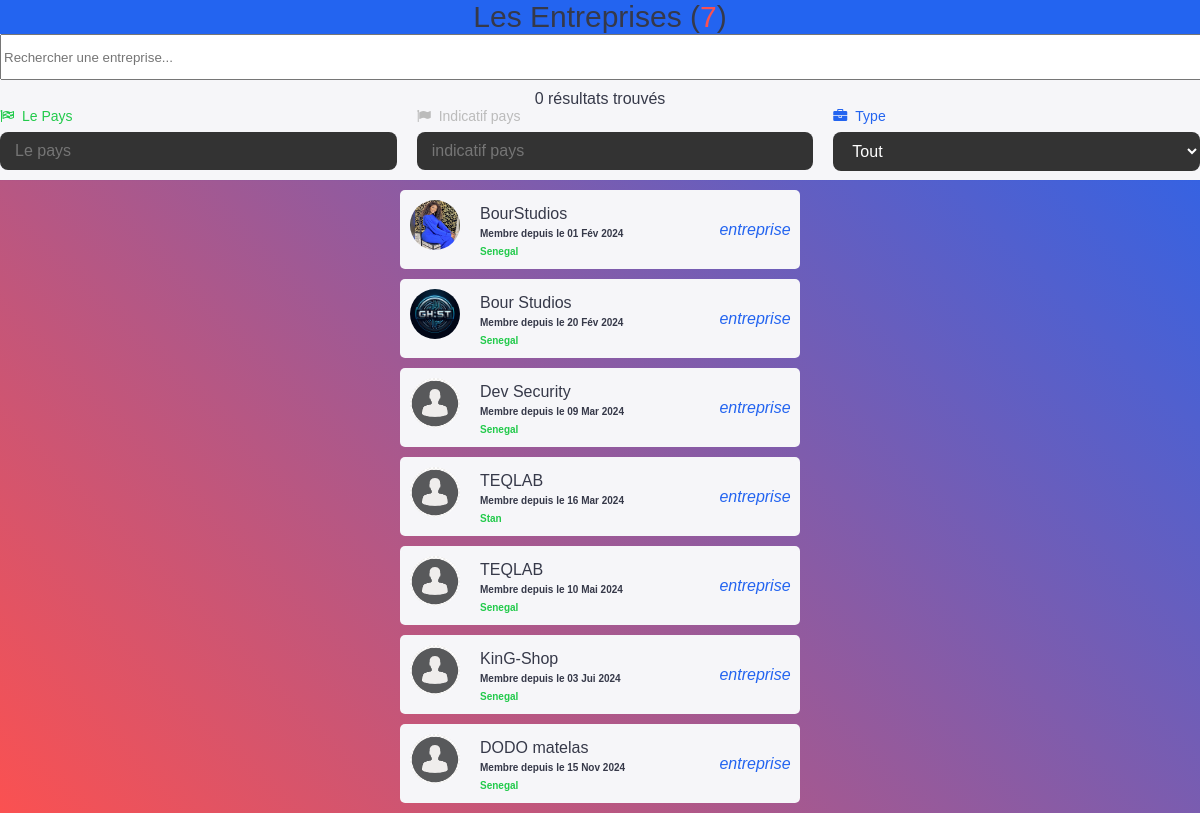
Before: /adminentreprise with the older database file.
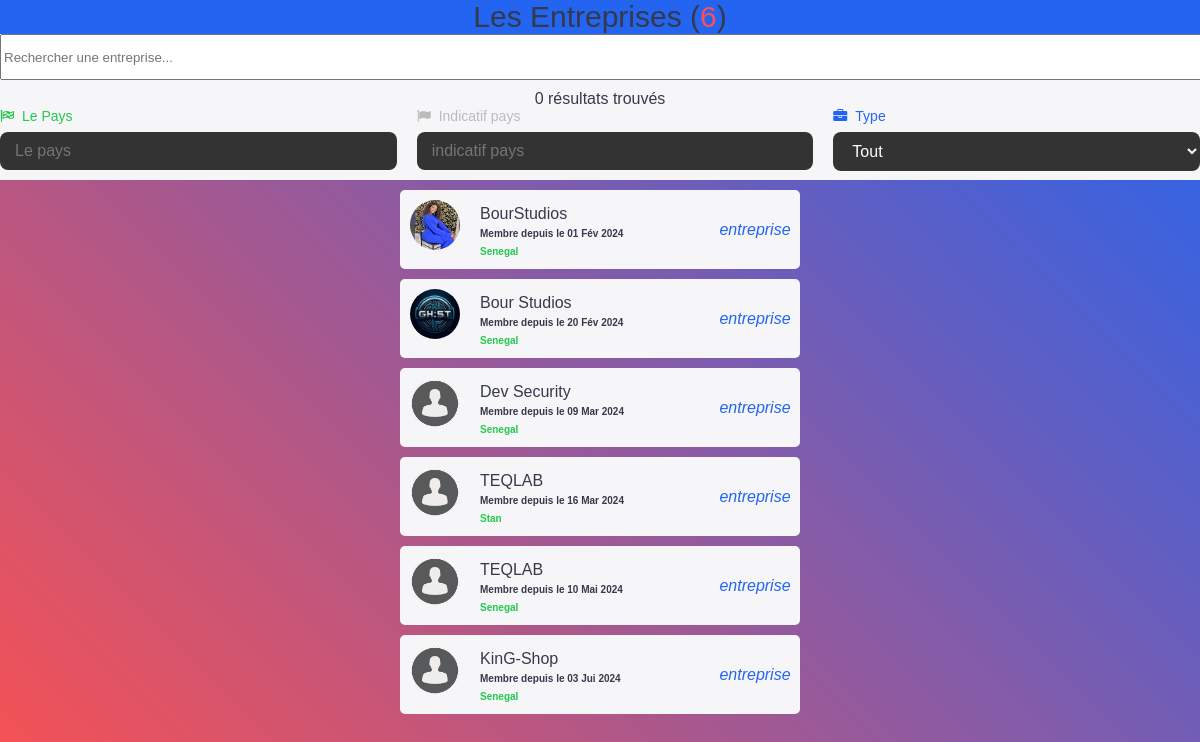
After: the same page with the newer database file.
### galsen/models.py (models this page shows, shortened)
class AbstractUser(BaseAbstractUser):
    groups = models.ManyToManyField(Group, related_name='customuser_set', blank=True)
    user_permissions = models.ManyToManyField(Permission, related_name='customuser_set', blank=True)

class CustomUser(AbstractUser):
    LANGUE = [
        ('français', 'Français'),
        ('anglais', 'Anglais'),
        ('spagnol', 'Espagnol'),
        ('italien', 'Italien'),
        ('arabe', 'Arabe'),
    ]
    ACCESS = [
        ('autorised', 'Autorisé(e)'),
        ('no_autorised', 'Non autorisé(e)'),
    ]
    ROLES = [
        ('professionnel', 'Professionnel(le)'),
        ('ecole', 'Ecole'),
        ('entreprise', 'Entreprise'),
    ]
    profile_image = models.ImageField(upload_to='profile_images/', null=True, blank=True)
    banner_image = models.ImageField(upload_to='banner_images/', null=True, blank=True)
    GENRE = [
        ('homme', 'Homme'),
        ('femme', 'Femme'),
    ]
    SITUATION_MATRIMONIALE = [
        ('celibataire', 'Célibataire'),
        ('marie', 'Marié(e)'),
        ('fiance', 'Fiancé(e)'),
        ('divorce', 'Divorcé(e)'),
        ('couple', 'En couple'),
    ]
    marque_dispositif = models.CharField(max_length=255, null=True, blank=True)
    metier = models.CharField(max_length=150, null=True, blank=True)
    etablissement = models.CharField(max_length=255, null=True, blank=True)
    pays = models.CharField(max_length=50, null=True, blank=True)
    ville = models.CharField(max_length=50, null=True, blank=True)
    quartier = models.CharField(max_length=50, null=True, blank=True)
    langue = models.CharField(max_length=255, null=True, blank=True)
    birthday = models.DateField(null=True, blank=True)
    indicatif_pays = models.CharField(max_length=15, null=True, blank=True)
    number_phone = models.CharField(max_length=15, null=True, blank=True)
    number_whatsapp = models.CharField(max_length=15, null=True, blank=True)
    number_telegram = models.CharField(max_length=15, null=True, blank=True)
    instagram_link = models.URLField(null=True, blank=True)
    twitter_link = models.URLField(null=True, blank=True)
    youtube_link = models.URLField(null=True, blank=True)
    website_link = models.URLField(null=True, blank=True)
    langue = models.CharField(max_length=255, choices=LANGUE, default='français')
    rôle = models.CharField(max_length=255, choices=ROLES, default='professionnel')
    access = models.CharField(max_length=255, choices=ACCESS, default='no_autorised')
    genre = models.CharField(max_length=255, choices=GENRE, default='homme')
    situation_matrimoniale = models.CharField(max_length=20, choices=SITUATION_MATRIMONIALE, default='celibataire')
    followers = models.ManyToManyField('self', symmetrical=False, related_name='following_users', blank=True)

class AbstractUser(BaseAbstractUser):
    groups = models.ManyToManyField(Group, related_name='customuser_set', blank=True)
    user_permissions = models.ManyToManyField(Permission, related_name='customuser_set', blank=True)

### galsen/views.py (the view)
# urls.py: path('adminentreprise', adminentreprise, name='adminentreprise'),
def adminentreprise(request):
    CustomUsers = CustomUser.objects.filter(rôle='entreprise')
    entreprise_count = CustomUser.objects.filter(rôle='entreprise').count()
    user = request.user
    context = {
        'CustomUsers': CustomUsers,
        'entreprise_count': entreprise_count,
        'user': user
    }
    return render(request, 'admins/details/entreprise.html', context)

### galsen/templates/admins/details/entreprise.html (shortened to what this page needs)
{% load static %}
<!DOCTYPE html>
<html lang="en">
<head>
    <link rel="stylesheet" href="{% static 'assets/icones/font-awesome/css/font-awesome.css' %}">
    <link rel="stylesheet" href="{% static 'assets/icones/font-awesome/css/font-awesome.min.css' %}">
    <link rel="stylesheet" href="{% static 'assets/ressources/styles/amis.css' %}">
    <link rel="stylesheet" href="{% static 'assets/ressources/styles/theme.css' %}">
</head>
<body>
    <div class="table-container">
        <div class="header-table-bar">
            <div class="table-header bg-primary">Les Entreprises (<span class="danger">{{ entreprise_count }} </span>)</div>
            <div class="search-bar-container">
                <input type="text" class="search-bar" id="searchInput" placeholder="Rechercher une entreprise..." onkeyup="filterUsers()">
                <div class="result-count" id="resultCount">0 résultats trouvés</div>
            </div>
            <div class="row">
                <div class="form-group">
                    <label for="countryInput" class="success"><i class="fa fa-flag-checkered"></i> Le Pays </label>
                    <input type="text" id="countryInput" name="pays" onchange="updateIndicatif()" oninput="filterUsers()" placeholder="Le pays" autocomplete="off" required>
                </div>
                <div class="form-group disparait">
                    <label for="indicatif" class="gray"><i class="fa fa-flag"></i> Indicatif pays </label>
                    <input type="number" id="indicatif" readonly placeholder="indicatif pays">
                </div>
                <div class="form-group">
                    <label for="id_rôle" class="primary"><i class="fa fa-briefcase"></i> Type </label>
                    <select  autocomplete="off" id="id_rôle" onchange="filterUsers()">
                        <option value="tout" selected="">Tout</option>
                    </select>
                </div>
            </div>
        </div>
    </div>
    <main>
        <div class="content-amis" id="userTable">
            {% for CustomUser in CustomUsers %}
                <a href="{% url 'change_user' user_id=CustomUser.id %}" class="amis">
                    {% if CustomUser.profile_image and CustomUser.profile_image.url %}
                        <img src="{{ CustomUser.profile_image.url }}">
                    {% else %}
                        <img src="{% static 'assets/default/user.png' %}">
                    {% endif %}
                    <div class="content">
                        <div class="name td">
                            {% if CustomUser.rôle == "professionnel" %}
                                {{ CustomUser.first_name }} {{ CustomUser.last_name }}
                            {% else %}
                                {% if CustomUser.etablissement %}
                                    {{ CustomUser.etablissement }}
                                {% endif %}
                            {% endif %}
                        </div>
                        <b>Membre depuis le {{ CustomUser.date_joined|date:"d M Y" }}</b>
                        <br><b class="success td">{{ CustomUser.pays }}</b>
                    </div>
                    <i class="primary td">{{ CustomUser.rôle }}</i>
                </a>
                {% empty %}
                <p>Vous n'avez aucun ami pour le moment.</p>
            {% endfor %}
        </div>
    </main>
</body>
</html>

Changed rows visible on the page:
no longer on this page (row edited): CustomUser: etablissement "DODO matelas", date_joined "15 Nov 2024", pays "Senegal", rôle "entreprise"
Other visible differences:
{{ entreprise_count }}: "7" → "6"
